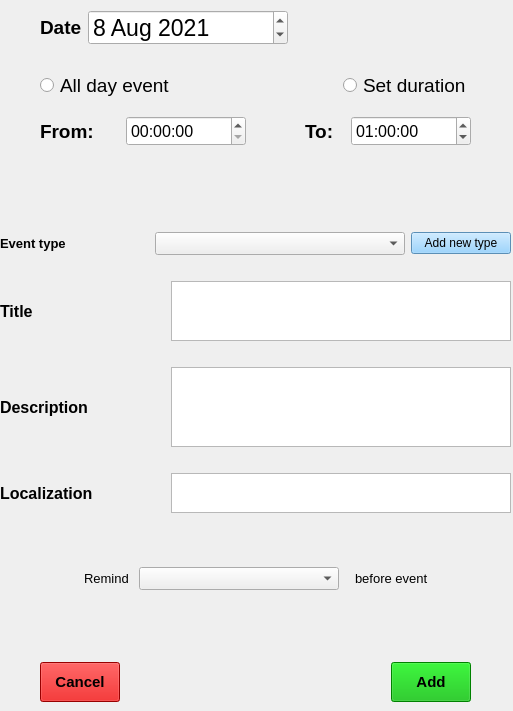
<?xml version="1.0" encoding="UTF-8"?>
<ui version="4.0">
 <class>Form</class>
 <widget class="QWidget" name="Form">
  <property name="geometry">
   <rect>
    <x>0</x>
    <y>0</y>
    <width>513</width>
    <height>711</height>
   </rect>
  </property>
  <property name="windowTitle">
   <string>Form</string>
  </property>
  <widget class="QWidget" name="layoutWidget">
   <property name="geometry">
    <rect>
     <x>0</x>
     <y>0</y>
     <width>511</width>
     <height>702</height>
    </rect>
   </property>
   <layout class="QVBoxLayout" name="verticalLayout" stretch="0,1,0,1,0,1,0,1,0,1,0,1,0,1,0,1,1,1">
    <item>
     <spacer name="verticalSpacer_10">
      <property name="orientation">
       <enum>Qt::Vertical</enum>
      </property>
      <property name="sizeType">
       <enum>QSizePolicy::Fixed</enum>
      </property>
      <property name="sizeHint" stdset="0">
       <size>
        <width>20</width>
        <height>10</height>
       </size>
      </property>
     </spacer>
    </item>
    <item>
     <layout class="QHBoxLayout" name="horizontalLayout_13" stretch="0,0,1">
      <item>
       <spacer name="horizontalSpacer_6">
        <property name="orientation">
         <enum>Qt::Horizontal</enum>
        </property>
        <property name="sizeHint" stdset="0">
         <size>
          <width>40</width>
          <height>20</height>
         </size>
        </property>
       </spacer>
      </item>
      <item>
       <layout class="QHBoxLayout" name="horizontalLayout_12">
        <item>
         <widget class="QLabel" name="dateLabel">
          <property name="font">
           <font>
            <pointsize>14</pointsize>
            <weight>75</weight>
            <bold>true</bold>
           </font>
          </property>
          <property name="text">
           <string>Date</string>
          </property>
         </widget>
        </item>
        <item>
         <widget class="QDateEdit" name="dateEdit">
          <property name="minimumSize">
           <size>
            <width>200</width>
            <height>0</height>
           </size>
          </property>
          <property name="font">
           <font>
            <pointsize>17</pointsize>
           </font>
          </property>
          <property name="dateTime">
           <datetime>
            <hour>0</hour>
            <minute>0</minute>
            <second>0</second>
            <year>2021</year>
            <month>8</month>
            <day>8</day>
           </datetime>
          </property>
         </widget>
        </item>
       </layout>
      </item>
      <item>
       <spacer name="horizontalSpacer_5">
        <property name="orientation">
         <enum>Qt::Horizontal</enum>
        </property>
        <property name="sizeHint" stdset="0">
         <size>
          <width>40</width>
          <height>20</height>
         </size>
        </property>
       </spacer>
      </item>
     </layout>
    </item>
    <item>
     <spacer name="verticalSpacer_9">
      <property name="orientation">
       <enum>Qt::Vertical</enum>
      </property>
      <property name="sizeType">
       <enum>QSizePolicy::Fixed</enum>
      </property>
      <property name="sizeHint" stdset="0">
       <size>
        <width>20</width>
        <height>20</height>
       </size>
      </property>
     </spacer>
    </item>
    <item>
     <layout class="QHBoxLayout" name="horizontalLayout_11" stretch="0,0,1,0,0">
      <item>
       <spacer name="horizontalSpacer_7">
        <property name="orientation">
         <enum>Qt::Horizontal</enum>
        </property>
        <property name="sizeHint" stdset="0">
         <size>
          <width>40</width>
          <height>20</height>
         </size>
        </property>
       </spacer>
      </item>
      <item>
       <widget class="QRadioButton" name="allDayEventRadioButton">
        <property name="font">
         <font>
          <pointsize>14</pointsize>
         </font>
        </property>
        <property name="text">
         <string>All day event</string>
        </property>
       </widget>
      </item>
      <item>
       <spacer name="horizontalSpacer_2">
        <property name="orientation">
         <enum>Qt::Horizontal</enum>
        </property>
        <property name="sizeHint" stdset="0">
         <size>
          <width>40</width>
          <height>20</height>
         </size>
        </property>
       </spacer>
      </item>
      <item>
       <widget class="QRadioButton" name="setDurationEventRadioButton">
        <property name="font">
         <font>
          <pointsize>14</pointsize>
         </font>
        </property>
        <property name="text">
         <string>Set duration</string>
        </property>
       </widget>
      </item>
      <item>
       <spacer name="horizontalSpacer_13">
        <property name="orientation">
         <enum>Qt::Horizontal</enum>
        </property>
        <property name="sizeHint" stdset="0">
         <size>
          <width>40</width>
          <height>20</height>
         </size>
        </property>
       </spacer>
      </item>
     </layout>
    </item>
    <item>
     <spacer name="verticalSpacer_8">
      <property name="orientation">
       <enum>Qt::Vertical</enum>
      </property>
      <property name="sizeType">
       <enum>QSizePolicy::Fixed</enum>
      </property>
      <property name="sizeHint" stdset="0">
       <size>
        <width>20</width>
        <height>10</height>
       </size>
      </property>
     </spacer>
    </item>
    <item>
     <layout class="QHBoxLayout" name="horizontalLayout_10" stretch="0,0,1,0">
      <item>
       <spacer name="horizontalSpacer_8">
        <property name="orientation">
         <enum>Qt::Horizontal</enum>
        </property>
        <property name="sizeHint" stdset="0">
         <size>
          <width>40</width>
          <height>20</height>
         </size>
        </property>
       </spacer>
      </item>
      <item>
       <layout class="QHBoxLayout" name="horizontalLayout_9">
        <item>
         <widget class="QLabel" name="fromLabel">
          <property name="minimumSize">
           <size>
            <width>80</width>
            <height>0</height>
           </size>
          </property>
          <property name="maximumSize">
           <size>
            <width>80</width>
            <height>16777215</height>
           </size>
          </property>
          <property name="font">
           <font>
            <pointsize>14</pointsize>
            <weight>75</weight>
            <bold>true</bold>
           </font>
          </property>
          <property name="text">
           <string>From: </string>
          </property>
         </widget>
        </item>
        <item>
         <widget class="QTimeEdit" name="timeFromEdit">
          <property name="minimumSize">
           <size>
            <width>120</width>
            <height>30</height>
           </size>
          </property>
          <property name="maximumSize">
           <size>
            <width>100</width>
            <height>16777215</height>
           </size>
          </property>
          <property name="font">
           <font>
            <pointsize>12</pointsize>
           </font>
          </property>
         </widget>
        </item>
       </layout>
      </item>
      <item>
       <spacer name="horizontalSpacer_3">
        <property name="orientation">
         <enum>Qt::Horizontal</enum>
        </property>
        <property name="sizeHint" stdset="0">
         <size>
          <width>40</width>
          <height>20</height>
         </size>
        </property>
       </spacer>
      </item>
      <item>
       <layout class="QHBoxLayout" name="horizontalLayout_8" stretch="0,0,1">
        <item>
         <spacer name="horizontalSpacer_9">
          <property name="orientation">
           <enum>Qt::Horizontal</enum>
          </property>
          <property name="sizeHint" stdset="0">
           <size>
            <width>40</width>
            <height>20</height>
           </size>
          </property>
         </spacer>
        </item>
        <item>
         <layout class="QHBoxLayout" name="horizontalLayout_7">
          <item>
           <widget class="QLabel" name="toLabel">
            <property name="minimumSize">
             <size>
              <width>40</width>
              <height>0</height>
             </size>
            </property>
            <property name="maximumSize">
             <size>
              <width>80</width>
              <height>16777215</height>
             </size>
            </property>
            <property name="font">
             <font>
              <pointsize>14</pointsize>
              <weight>75</weight>
              <bold>true</bold>
             </font>
            </property>
            <property name="text">
             <string>To: </string>
            </property>
           </widget>
          </item>
          <item>
           <widget class="QTimeEdit" name="timeToEdit">
            <property name="minimumSize">
             <size>
              <width>120</width>
              <height>30</height>
             </size>
            </property>
            <property name="maximumSize">
             <size>
              <width>100</width>
              <height>16777215</height>
             </size>
            </property>
            <property name="font">
             <font>
              <pointsize>12</pointsize>
             </font>
            </property>
            <property name="dateTime">
             <datetime>
              <hour>1</hour>
              <minute>0</minute>
              <second>0</second>
              <year>2000</year>
              <month>1</month>
              <day>1</day>
             </datetime>
            </property>
           </widget>
          </item>
         </layout>
        </item>
        <item>
         <spacer name="horizontalSpacer_4">
          <property name="orientation">
           <enum>Qt::Horizontal</enum>
          </property>
          <property name="sizeHint" stdset="0">
           <size>
            <width>40</width>
            <height>20</height>
           </size>
          </property>
         </spacer>
        </item>
       </layout>
      </item>
     </layout>
    </item>
    <item>
     <spacer name="verticalSpacer_6">
      <property name="orientation">
       <enum>Qt::Vertical</enum>
      </property>
      <property name="sizeType">
       <enum>QSizePolicy::Fixed</enum>
      </property>
      <property name="sizeHint" stdset="0">
       <size>
        <width>20</width>
        <height>80</height>
       </size>
      </property>
     </spacer>
    </item>
    <item>
     <layout class="QHBoxLayout" name="horizontalLayout_6" stretch="0,1,0">
      <item>
       <widget class="QLabel" name="eventTypeLabel">
        <property name="font">
         <font>
          <pointsize>10</pointsize>
          <weight>75</weight>
          <bold>true</bold>
         </font>
        </property>
        <property name="text">
         <string>Event type</string>
        </property>
       </widget>
      </item>
      <item>
       <widget class="QComboBox" name="eventTypeComboBox">
        <property name="maximumSize">
         <size>
          <width>250</width>
          <height>16777215</height>
         </size>
        </property>
        <property name="font">
         <font>
          <pointsize>10</pointsize>
         </font>
        </property>
        <property name="currentText">
         <string/>
        </property>
       </widget>
      </item>
      <item>
       <widget class="QPushButton" name="addEventTypeButton">
        <property name="maximumSize">
         <size>
          <width>100</width>
          <height>16777215</height>
         </size>
        </property>
        <property name="font">
         <font>
          <pointsize>9</pointsize>
          <kerning>true</kerning>
         </font>
        </property>
        <property name="styleSheet">
         <string notr="true">background-color: rgb(128, 200, 255);</string>
        </property>
        <property name="text">
         <string>Add new type</string>
        </property>
       </widget>
      </item>
     </layout>
    </item>
    <item>
     <spacer name="verticalSpacer_5">
      <property name="orientation">
       <enum>Qt::Vertical</enum>
      </property>
      <property name="sizeType">
       <enum>QSizePolicy::Fixed</enum>
      </property>
      <property name="sizeHint" stdset="0">
       <size>
        <width>10</width>
        <height>20</height>
       </size>
      </property>
     </spacer>
    </item>
    <item>
     <layout class="QHBoxLayout" name="horizontalLayout_5">
      <item>
       <widget class="QLabel" name="titleLabel">
        <property name="minimumSize">
         <size>
          <width>110</width>
          <height>0</height>
         </size>
        </property>
        <property name="font">
         <font>
          <pointsize>12</pointsize>
          <weight>75</weight>
          <bold>true</bold>
         </font>
        </property>
        <property name="text">
         <string>Title</string>
        </property>
       </widget>
      </item>
      <item>
       <widget class="QPlainTextEdit" name="eventTitlePlainTextEdit">
        <property name="sizePolicy">
         <sizepolicy hsizetype="Expanding" vsizetype="Expanding">
          <horstretch>0</horstretch>
          <verstretch>0</verstretch>
         </sizepolicy>
        </property>
        <property name="minimumSize">
         <size>
          <width>0</width>
          <height>0</height>
         </size>
        </property>
        <property name="maximumSize">
         <size>
          <width>340</width>
          <height>60</height>
         </size>
        </property>
        <property name="font">
         <font>
          <pointsize>10</pointsize>
         </font>
        </property>
       </widget>
      </item>
     </layout>
    </item>
    <item>
     <spacer name="verticalSpacer_4">
      <property name="orientation">
       <enum>Qt::Vertical</enum>
      </property>
      <property name="sizeType">
       <enum>QSizePolicy::Fixed</enum>
      </property>
      <property name="sizeHint" stdset="0">
       <size>
        <width>10</width>
        <height>20</height>
       </size>
      </property>
     </spacer>
    </item>
    <item>
     <layout class="QHBoxLayout" name="horizontalLayout_4">
      <item>
       <widget class="QLabel" name="descriptionLabel">
        <property name="minimumSize">
         <size>
          <width>110</width>
          <height>0</height>
         </size>
        </property>
        <property name="font">
         <font>
          <pointsize>12</pointsize>
          <weight>75</weight>
          <bold>true</bold>
         </font>
        </property>
        <property name="text">
         <string>Description</string>
        </property>
       </widget>
      </item>
      <item>
       <widget class="QPlainTextEdit" name="eventDescriptionPlaneTextEdit">
        <property name="maximumSize">
         <size>
          <width>340</width>
          <height>80</height>
         </size>
        </property>
        <property name="font">
         <font>
          <pointsize>10</pointsize>
         </font>
        </property>
       </widget>
      </item>
     </layout>
    </item>
    <item>
     <spacer name="verticalSpacer_3">
      <property name="orientation">
       <enum>Qt::Vertical</enum>
      </property>
      <property name="sizeType">
       <enum>QSizePolicy::Fixed</enum>
      </property>
      <property name="sizeHint" stdset="0">
       <size>
        <width>10</width>
        <height>20</height>
       </size>
      </property>
     </spacer>
    </item>
    <item>
     <layout class="QHBoxLayout" name="horizontalLayout_3">
      <item>
       <widget class="QLabel" name="localizationLabel">
        <property name="minimumSize">
         <size>
          <width>110</width>
          <height>0</height>
         </size>
        </property>
        <property name="font">
         <font>
          <pointsize>12</pointsize>
          <weight>75</weight>
          <bold>true</bold>
         </font>
        </property>
        <property name="text">
         <string>Localization</string>
        </property>
       </widget>
      </item>
      <item>
       <widget class="QPlainTextEdit" name="eventLocalizationPlainTextEdit">
        <property name="maximumSize">
         <size>
          <width>340</width>
          <height>40</height>
         </size>
        </property>
        <property name="font">
         <font>
          <pointsize>10</pointsize>
         </font>
        </property>
       </widget>
      </item>
     </layout>
    </item>
    <item>
     <spacer name="verticalSpacer_2">
      <property name="orientation">
       <enum>Qt::Vertical</enum>
      </property>
      <property name="sizeType">
       <enum>QSizePolicy::Fixed</enum>
      </property>
      <property name="sizeHint" stdset="0">
       <size>
        <width>10</width>
        <height>10</height>
       </size>
      </property>
     </spacer>
    </item>
    <item>
     <layout class="QHBoxLayout" name="horizontalLayout_2" stretch="0,0,1,0,0,0">
      <item>
       <spacer name="horizontalSpacer_14">
        <property name="orientation">
         <enum>Qt::Horizontal</enum>
        </property>
        <property name="sizeHint" stdset="0">
         <size>
          <width>40</width>
          <height>20</height>
         </size>
        </property>
       </spacer>
      </item>
      <item>
       <widget class="QLabel" name="remindLabel">
        <property name="maximumSize">
         <size>
          <width>80</width>
          <height>16777215</height>
         </size>
        </property>
        <property name="font">
         <font>
          <pointsize>10</pointsize>
         </font>
        </property>
        <property name="text">
         <string>Remind </string>
        </property>
       </widget>
      </item>
      <item>
       <widget class="QComboBox" name="remindBeforeComboBox">
        <property name="maximumSize">
         <size>
          <width>200</width>
          <height>16777215</height>
         </size>
        </property>
        <property name="font">
         <font>
          <pointsize>10</pointsize>
         </font>
        </property>
       </widget>
      </item>
      <item>
       <spacer name="horizontalSpacer_12">
        <property name="orientation">
         <enum>Qt::Horizontal</enum>
        </property>
        <property name="sizeType">
         <enum>QSizePolicy::Fixed</enum>
        </property>
        <property name="sizeHint" stdset="0">
         <size>
          <width>10</width>
          <height>20</height>
         </size>
        </property>
       </spacer>
      </item>
      <item>
       <widget class="QLabel" name="beforeEventLabel">
        <property name="maximumSize">
         <size>
          <width>110</width>
          <height>16777215</height>
         </size>
        </property>
        <property name="font">
         <font>
          <pointsize>10</pointsize>
         </font>
        </property>
        <property name="layoutDirection">
         <enum>Qt::LeftToRight</enum>
        </property>
        <property name="text">
         <string>before event</string>
        </property>
       </widget>
      </item>
      <item>
       <spacer name="horizontalSpacer_15">
        <property name="orientation">
         <enum>Qt::Horizontal</enum>
        </property>
        <property name="sizeHint" stdset="0">
         <size>
          <width>40</width>
          <height>20</height>
         </size>
        </property>
       </spacer>
      </item>
     </layout>
    </item>
    <item>
     <spacer name="verticalSpacer">
      <property name="orientation">
       <enum>Qt::Vertical</enum>
      </property>
      <property name="sizeType">
       <enum>QSizePolicy::Fixed</enum>
      </property>
      <property name="sizeHint" stdset="0">
       <size>
        <width>20</width>
        <height>28</height>
       </size>
      </property>
     </spacer>
    </item>
    <item>
     <layout class="QHBoxLayout" name="horizontalLayout" stretch="0,0,1,0,0">
      <item>
       <spacer name="horizontalSpacer_10">
        <property name="orientation">
         <enum>Qt::Horizontal</enum>
        </property>
        <property name="sizeHint" stdset="0">
         <size>
          <width>40</width>
          <height>20</height>
         </size>
        </property>
       </spacer>
      </item>
      <item>
       <widget class="QPushButton" name="cancelButton">
        <property name="minimumSize">
         <size>
          <width>0</width>
          <height>40</height>
         </size>
        </property>
        <property name="font">
         <font>
          <pointsize>11</pointsize>
          <weight>75</weight>
          <bold>true</bold>
         </font>
        </property>
        <property name="styleSheet">
         <string notr="true">background-color: rgb(213, 0, 0);</string>
        </property>
        <property name="text">
         <string>Cancel</string>
        </property>
       </widget>
      </item>
      <item>
       <spacer name="horizontalSpacer">
        <property name="orientation">
         <enum>Qt::Horizontal</enum>
        </property>
        <property name="sizeHint" stdset="0">
         <size>
          <width>40</width>
          <height>20</height>
         </size>
        </property>
       </spacer>
      </item>
      <item>
       <widget class="QPushButton" name="addEventButton">
        <property name="minimumSize">
         <size>
          <width>0</width>
          <height>40</height>
         </size>
        </property>
        <property name="font">
         <font>
          <pointsize>11</pointsize>
          <weight>75</weight>
          <bold>true</bold>
         </font>
        </property>
        <property name="styleSheet">
         <string notr="true">background-color: rgb(0, 181, 0);</string>
        </property>
        <property name="text">
         <string>Add</string>
        </property>
       </widget>
      </item>
      <item>
       <spacer name="horizontalSpacer_11">
        <property name="orientation">
         <enum>Qt::Horizontal</enum>
        </property>
        <property name="sizeHint" stdset="0">
         <size>
          <width>40</width>
          <height>20</height>
         </size>
        </property>
       </spacer>
      </item>
     </layout>
    </item>
   </layout>
  </widget>
 </widget>
 <resources/>
 <connections/>
</ui>
